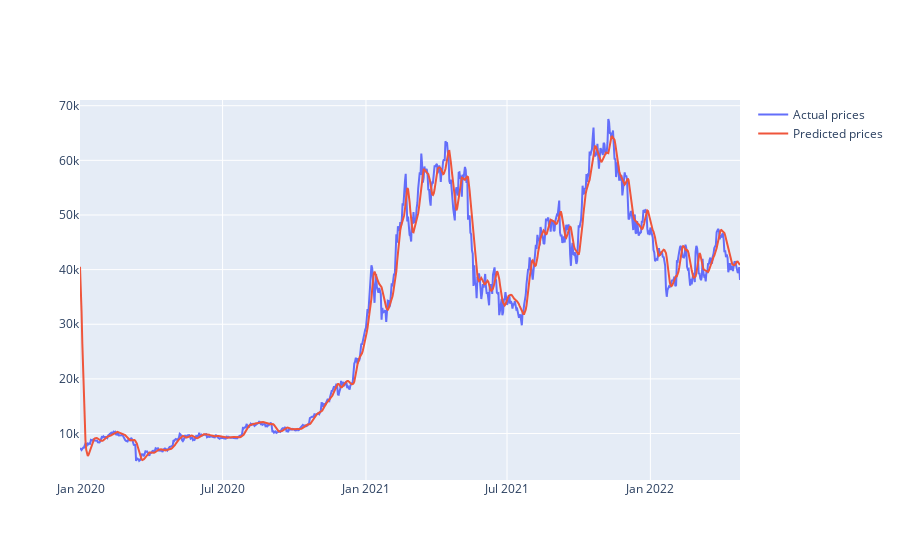

Notebook code cell kept with this figure:
### Code cell
import plotly.graph_objects as go
import plotly.offline as pyo

df2 = pd.read_csv(prediction_file_path, index_col=[0])

# Create figure
fig = go.Figure()

actual_prices_plot = go.Scatter(name='Actual prices',x=df2.Date, y=df2.actual_prices)
prediction_prices_plot = go.Scatter(name='Predicted prices',x=df2.Date, y=df2.prediction_prices)

# Set title
fig.update_layout(title_text="Bitcoin price prediction")

data = [actual_prices_plot,prediction_prices_plot]
fig = dict(data=data)
pyo.iplot(fig, filename='temp1')

### Figure 1 — Plotly figure (JSON) as saved in the notebook; plotly's stock layout.template omitted (floating-point values rounded to 4 significant figures; data arrays with more than 128 entries replaced by an {"elided": "..."} marker saying what was removed)
{"data": [{"name": "Actual prices", "x": {"elided": "848 str values"}, "y": {"elided": "848 float values"}, "type": "scatter"}, {"name": "Predicted prices", "x": {"elided": "848 str values"}, "y": {"elided": "848 float values"}, "type": "scatter"}], "layout": {}}
